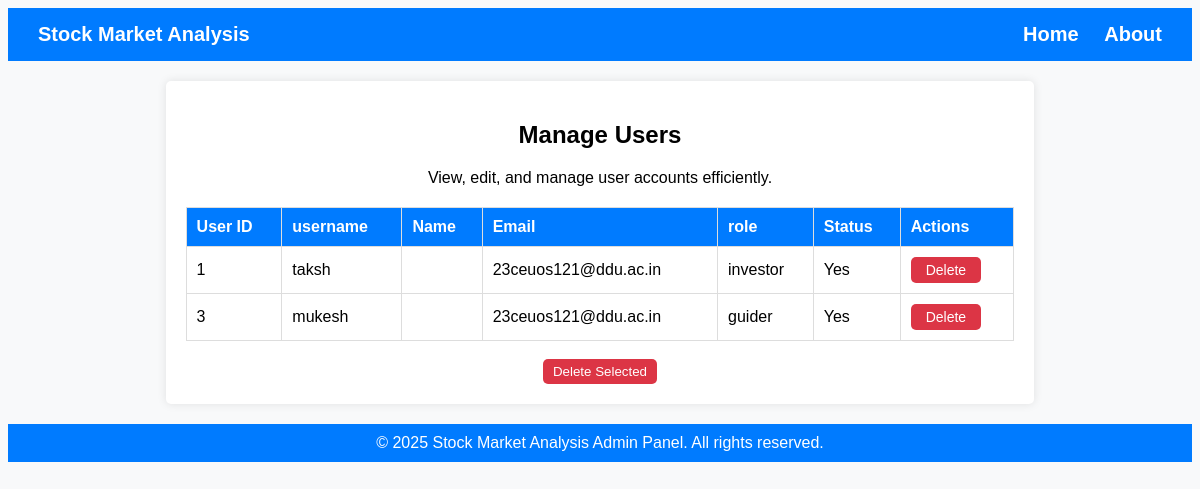
Page /manage_user/ on the committed database.
### stockmarketanalysis/models.py (models this page shows)
class CustomUser(AbstractUser):
    ROLE_CHOICES = [
        ('investor', 'Investor'),
        ('guider', 'Guider'),
        ('manager','manager')
    ]
    role = models.CharField(max_length=10, choices=ROLE_CHOICES, default="investor")
    feedback=models.CharField(max_length=100,null=True,blank=True)

### stockmarketanalysis/views.py (the view)
# urls.py: path('manage_user/', views.manage_user, name='manage_user'),
def manage_user(request):
    if request.method=="GET":
        user_data = CustomUser.objects.filter(Q(role="investor") | Q(role="guider"))
        return render(request, 'manage_user.html',{"user_data":user_data})
    else:
        selected_users=request.POST.getlist('del')
        if len(selected_users) == 0:
            return redirect("manager_dashboard")
        CustomUser.objects.filter(id__in=selected_users).delete()
        return render(request,"manager_dashboard.html")

### templates/manage_user.html (shortened to what this page needs)
<!DOCTYPE html>
<html lang="en">
<head>
</head>
<body>
    <div class="header">
        <span>Stock Market Analysis</span>
        <div>
            <a href="#">Home</a>
            <a href="#">About</a>
        </div>
    </div>
    <div class="container">
        <h2>Manage Users</h2>
        <p>View, edit, and manage user accounts efficiently.</p>
        <form action="" method="post">
            <table>
                <tr>
                    <th>User ID</th>
                    <th>username</th>
                    <th>Name</th>
                    <th>Email</th>
                    <th>role</th>
                    <th>Status</th>
                    <th>Actions</th>
                </tr>
                {% for data in user_data %}
                <tr>
                    <td>{{ data.id }}</td>
                    <td>{{data.username}}</td>
                    <td>{{ data.first_name }} {{data.last_name}}</td>
                    <td>{{ data.email }}</td>
                    <td>{{data.role}}</td>
                    {% if data.is_active %}
                    <td>Yes</td>
                    {% else %}
                    <td>No</td>
                    {% endif %}
                    <td>
                        <label for="del{{ data.id }}" class="checkbox-label">Delete</label>
                    </td>
                </tr>
                {% endfor %}
            </table>
            <br>
            <button type="submit" class="button delete-btn">Delete Selected</button>
        </form>
    </div>
    <div class="footer">&copy; 2025 Stock Market Analysis Admin Panel. All rights reserved.</div>
</body>
</html>

### templates/manage_user.html (style rules this page uses)
body { font-family: Arial, sans-serif; background-color: #f8f9fa; text-align: center; }
.header { background-color: #007bff; color: white; padding: 15px; font-size: 20px; font-weight: bold; display: flex; justify-content: space-between; align-items: center; padding: 15px 30px; }
.header a { color: white; text-decoration: none; margin-left: 20px; }
.container { width: 70%; margin: 20px auto; background: white; padding: 20px; border-radius: 5px; box-shadow: 0px 0px 10px rgba(0, 0, 0, 0.1); text-align: center; }
table { width: 100%; border-collapse: collapse; margin-top: 20px; }
table, th, td { border: 1px solid #ddd; }
th, td { padding: 10px; text-align: left; }
th { background-color: #007bff; color: white; }
.button { padding: 5px 10px; border: none; cursor: pointer; border-radius: 5px; }
.delete-btn { background-color: #dc3545; color: white; }
.footer { text-align: center; margin-top: 20px; padding: 10px; background-color: #007bff; color: white; }
.checkbox-label { display: inline-block; padding: 5px 15px; background-color: #dc3545; color: white; border-radius: 5px; cursor: pointer; transition: 0.3s; font-size: 14px; }

### rows in the picture
CustomUser: id "1", username "taksh", email "23ceuos121@ddu.ac.in", role "investor", is_active "Yes"
CustomUser: id "3", username "mukesh", email "23ceuos121@ddu.ac.in", role "guider", is_active "Yes"
